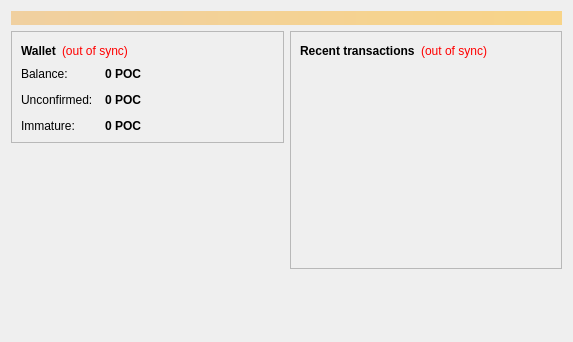
<?xml version="1.0" encoding="UTF-8"?>
<ui version="4.0">
 <class>OverviewPage</class>
 <widget class="QWidget" name="OverviewPage">
  <property name="geometry">
   <rect>
    <x>0</x>
    <y>0</y>
    <width>573</width>
    <height>342</height>
   </rect>
  </property>
  <property name="windowTitle">
   <string>Form</string>
  </property>
  <layout class="QVBoxLayout" name="topLayout">
   <item>
    <widget class="QLabel" name="labelAlerts">
     <property name="visible">
      <bool>false</bool>
     </property>
     <property name="styleSheet">
      <string notr="true">background-color: qlineargradient(x1: 0, y1: 0, x2: 1, y2: 0, stop:0 #F0D0A0, stop:1 #F8D488); color:#000000;</string>
     </property>
     <property name="wordWrap">
      <bool>true</bool>
     </property>
     <property name="margin">
      <number>3</number>
     </property>
    </widget>
   </item>
   <item>
    <layout class="QHBoxLayout" name="horizontalLayout" stretch="1,1">
     <item>
      <layout class="QVBoxLayout" name="verticalLayout_2">
       <item>
        <widget class="QFrame" name="frame">
         <property name="frameShape">
          <enum>QFrame::StyledPanel</enum>
         </property>
         <property name="frameShadow">
          <enum>QFrame::Raised</enum>
         </property>
         <layout class="QVBoxLayout" name="verticalLayout_4">
          <item>
           <layout class="QHBoxLayout" name="horizontalLayout_4">
            <item>
             <widget class="QLabel" name="label_5">
              <property name="font">
               <font>
                <weight>75</weight>
                <bold>true</bold>
               </font>
              </property>
              <property name="text">
               <string>Wallet</string>
              </property>
             </widget>
            </item>
            <item>
             <widget class="QLabel" name="labelWalletStatus">
              <property name="toolTip">
               <string>The displayed information may be out of date. Your wallet automatically synchronizes with the POcoin network after a connection is established, but this process has not completed yet.</string>
              </property>
              <property name="styleSheet">
               <string notr="true">QLabel { color: red; }</string>
              </property>
              <property name="text">
               <string notr="true">(out of sync)</string>
              </property>
              <property name="alignment">
               <set>Qt::AlignLeading|Qt::AlignLeft|Qt::AlignVCenter</set>
              </property>
             </widget>
            </item>
            <item>
             <spacer name="horizontalSpacer_2">
              <property name="orientation">
               <enum>Qt::Horizontal</enum>
              </property>
              <property name="sizeHint" stdset="0">
               <size>
                <width>40</width>
                <height>20</height>
               </size>
              </property>
             </spacer>
            </item>
           </layout>
          </item>
          <item>
           <layout class="QFormLayout" name="formLayout_2">
            <property name="fieldGrowthPolicy">
             <enum>QFormLayout::AllNonFixedFieldsGrow</enum>
            </property>
            <property name="horizontalSpacing">
             <number>12</number>
            </property>
            <property name="verticalSpacing">
             <number>12</number>
            </property>
            <item row="0" column="0">
             <widget class="QLabel" name="label">
              <property name="text">
               <string>Balance:</string>
              </property>
             </widget>
            </item>
            <item row="0" column="1">
             <widget class="QLabel" name="labelBalance">
              <property name="font">
               <font>
                <weight>75</weight>
                <bold>true</bold>
               </font>
              </property>
              <property name="cursor">
               <cursorShape>IBeamCursor</cursorShape>
              </property>
              <property name="toolTip">
               <string>Your current balance</string>
              </property>
              <property name="text">
               <string notr="true">0 POC</string>
              </property>
              <property name="textInteractionFlags">
               <set>Qt::LinksAccessibleByMouse|Qt::TextSelectableByKeyboard|Qt::TextSelectableByMouse</set>
              </property>
             </widget>
            </item>
            <item row="1" column="0">
             <widget class="QLabel" name="label_3">
              <property name="text">
               <string>Unconfirmed:</string>
              </property>
             </widget>
            </item>
            <item row="1" column="1">
             <widget class="QLabel" name="labelUnconfirmed">
              <property name="font">
               <font>
                <weight>75</weight>
                <bold>true</bold>
               </font>
              </property>
              <property name="cursor">
               <cursorShape>IBeamCursor</cursorShape>
              </property>
              <property name="toolTip">
               <string>Total of transactions that have yet to be confirmed, and do not yet count toward the current balance</string>
              </property>
              <property name="text">
               <string notr="true">0 POC</string>
              </property>
              <property name="textInteractionFlags">
               <set>Qt::LinksAccessibleByMouse|Qt::TextSelectableByKeyboard|Qt::TextSelectableByMouse</set>
              </property>
             </widget>
            </item>
            <item row="2" column="0">
             <widget class="QLabel" name="labelImmatureText">
              <property name="text">
               <string>Immature:</string>
              </property>
             </widget>
            </item>
            <item row="2" column="1">
             <widget class="QLabel" name="labelImmature">
              <property name="font">
               <font>
                <weight>75</weight>
                <bold>true</bold>
               </font>
              </property>
              <property name="toolTip">
               <string>Mined balance that has not yet matured</string>
              </property>
              <property name="text">
               <string notr="true">0 POC</string>
              </property>
              <property name="textInteractionFlags">
               <set>Qt::LinksAccessibleByMouse|Qt::TextSelectableByKeyboard|Qt::TextSelectableByMouse</set>
              </property>
             </widget>
            </item>
           </layout>
          </item>
         </layout>
        </widget>
       </item>
       <item>
        <spacer name="verticalSpacer">
         <property name="orientation">
          <enum>Qt::Vertical</enum>
         </property>
         <property name="sizeHint" stdset="0">
          <size>
           <width>20</width>
           <height>40</height>
          </size>
         </property>
        </spacer>
       </item>
      </layout>
     </item>
     <item>
      <layout class="QVBoxLayout" name="verticalLayout_3">
       <item>
        <widget class="QFrame" name="frame_2">
         <property name="frameShape">
          <enum>QFrame::StyledPanel</enum>
         </property>
         <property name="frameShadow">
          <enum>QFrame::Raised</enum>
         </property>
         <layout class="QVBoxLayout" name="verticalLayout">
          <item>
           <layout class="QHBoxLayout" name="horizontalLayout_2">
            <item>
             <widget class="QLabel" name="label_4">
              <property name="text">
               <string>&lt;b&gt;Recent transactions&lt;/b&gt;</string>
              </property>
             </widget>
            </item>
            <item>
             <widget class="QLabel" name="labelTransactionsStatus">
              <property name="toolTip">
               <string>The displayed information may be out of date. Your wallet automatically synchronizes with the POcoin network after a connection is established, but this process has not completed yet.</string>
              </property>
              <property name="styleSheet">
               <string notr="true">QLabel { color: red; }</string>
              </property>
              <property name="text">
               <string notr="true">(out of sync)</string>
              </property>
              <property name="alignment">
               <set>Qt::AlignRight|Qt::AlignTrailing|Qt::AlignVCenter</set>
              </property>
             </widget>
            </item>
            <item>
             <spacer name="horizontalSpacer">
              <property name="orientation">
               <enum>Qt::Horizontal</enum>
              </property>
              <property name="sizeHint" stdset="0">
               <size>
                <width>40</width>
                <height>20</height>
               </size>
              </property>
             </spacer>
            </item>
           </layout>
          </item>
          <item>
           <widget class="QListView" name="listTransactions">
            <property name="styleSheet">
             <string notr="true">QListView { background: transparent; }</string>
            </property>
            <property name="frameShape">
             <enum>QFrame::NoFrame</enum>
            </property>
            <property name="verticalScrollBarPolicy">
             <enum>Qt::ScrollBarAlwaysOff</enum>
            </property>
            <property name="horizontalScrollBarPolicy">
             <enum>Qt::ScrollBarAlwaysOff</enum>
            </property>
            <property name="selectionMode">
             <enum>QAbstractItemView::NoSelection</enum>
            </property>
           </widget>
          </item>
         </layout>
        </widget>
       </item>
       <item>
        <spacer name="verticalSpacer_2">
         <property name="orientation">
          <enum>Qt::Vertical</enum>
         </property>
         <property name="sizeHint" stdset="0">
          <size>
           <width>20</width>
           <height>40</height>
          </size>
         </property>
        </spacer>
       </item>
      </layout>
     </item>
    </layout>
   </item>
  </layout>
 </widget>
 <resources/>
 <connections/>
</ui>
